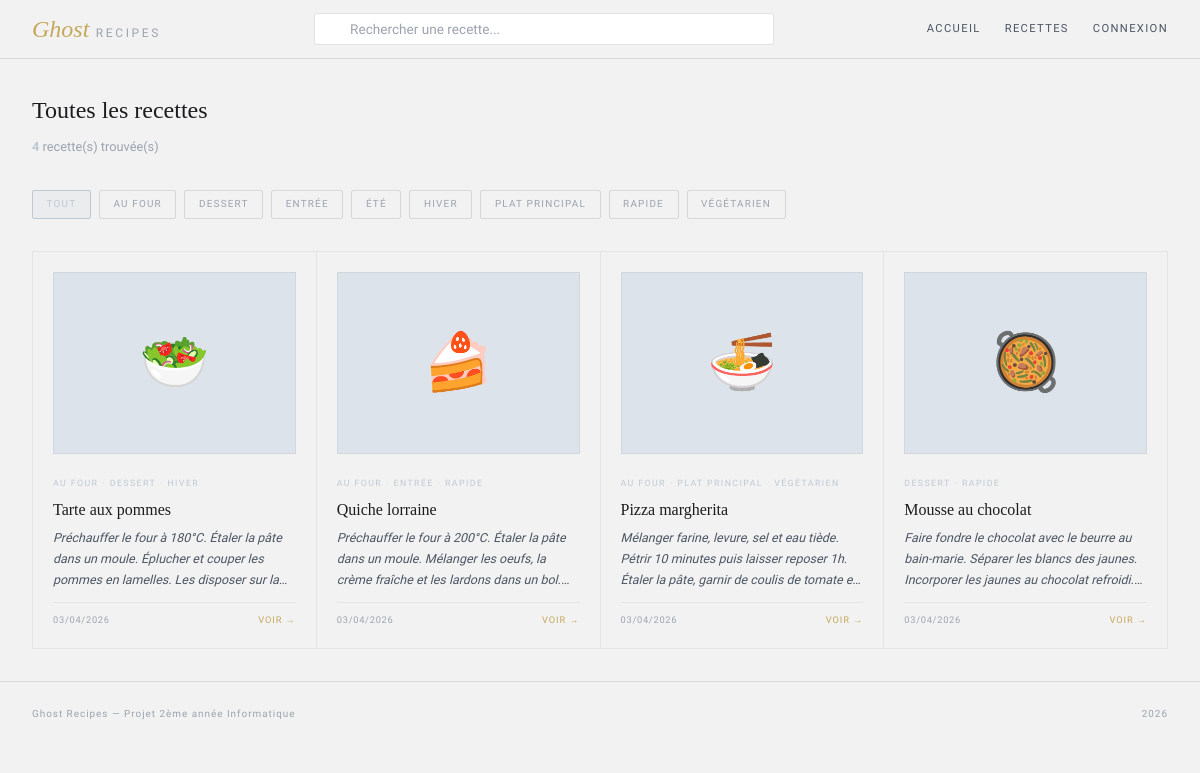
Page /recherche.php on the earlier database version.
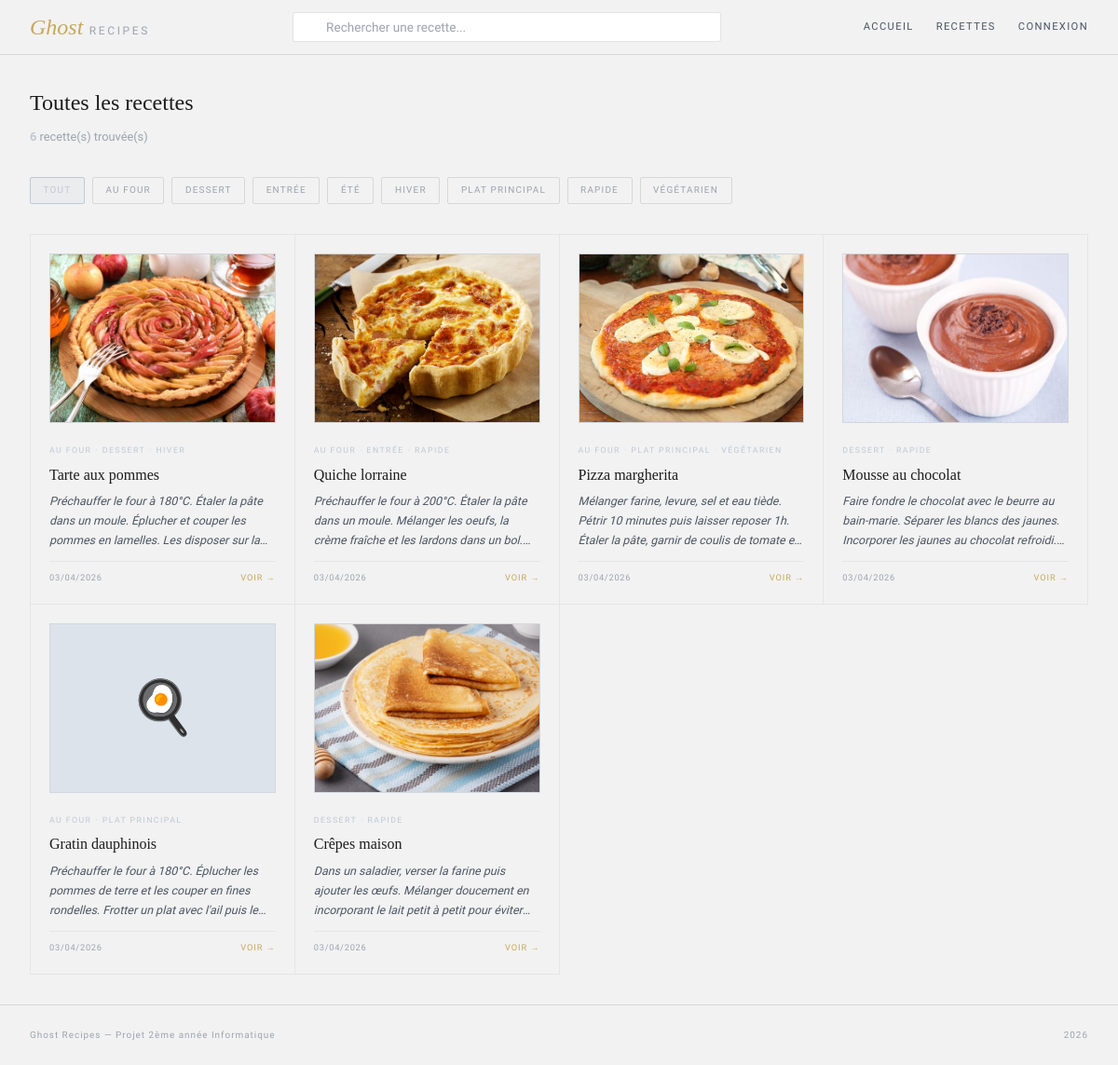
Same page on the later database version.
### tables this page shows
CREATE TABLE tag (
    id  INT AUTO_INCREMENT PRIMARY KEY,
    nom VARCHAR(50) NOT NULL UNIQUE
);

CREATE TABLE recette (
    id          INT AUTO_INCREMENT PRIMARY KEY,
    titre       VARCHAR(100) NOT NULL,
    description TEXT         NOT NULL,
    photo       VARCHAR(255),               
    created_at  DATETIME DEFAULT CURRENT_TIMESTAMP,
    updated_at  DATETIME DEFAULT CURRENT_TIMESTAMP ON UPDATE CURRENT_TIMESTAMP
);

### classes/Recette.php (called while the page is built, shortened)
<?php
class Recette extends Element {
    public static function getAll($pdo) {
        $stmt = $pdo->query("SELECT * FROM recette ORDER BY created_at DESC");
        return $stmt->fetchAll(PDO::FETCH_ASSOC);
    }
}
?>

### classes/Tag.php (called while the page is built, shortened)
<?php
class Tag extends Element {
    public static function getAll($pdo) {
        $stmt = $pdo->query("SELECT * FROM tag ORDER BY nom");
        return $stmt->fetchAll(PDO::FETCH_ASSOC);
    }
    public static function getByRecette($pdo, $recette_id) {
        $stmt = $pdo->prepare("
            SELECT t.id, t.nom
            FROM tag t
            JOIN recette_tag rt ON t.id = rt.tag_id
            WHERE rt.recette_id = :rid
            ORDER BY t.nom
        ");
        $stmt->execute([':rid' => $recette_id]);
        return $stmt->fetchAll(PDO::FETCH_ASSOC);
    }
}
?>

### recherche.php (the view, shortened to what this page needs)
<?php
require_once "config/db.php";
require_once "classes/Recette.php";
require_once "classes/Tag.php";
$q = trim($_GET['q'] ?? '');
$tag_id = isset($_GET['tag']) ? (int)$_GET['tag'] : 0;
if ($tag_id > 0) {
    $stmt = $pdo->prepare("
        SELECT r.* FROM recette r
        JOIN recette_tag rt ON r.id = rt.recette_id
        WHERE rt.tag_id = :tid
        ORDER BY r.created_at DESC
    ");
    $stmt->execute([':tid' => $tag_id]);
    $recettes = $stmt->fetchAll(PDO::FETCH_ASSOC);
} elseif ($q !== '') {
    $recettes = Recette::rechercher($pdo, $q);
} else {
    $recettes = Recette::getAll($pdo);
}
$tous_tags = Tag::getAll($pdo);
$emojis    = ['🍕', '🥗', '🍰', '🍜', '🥘', '🍳', '🫕', '🥧'];
?>
<?php require_once "includes/header.php"; ?>
<div class="recherche-wrap">
    <h1 class="recherche-titre">
        <?php if ($q !== ''): ?>
            Résultats pour "<?= htmlspecialchars($q) ?>"
        <?php elseif ($tag_id > 0): ?>
            Recettes par tag
        <?php else: ?>
            Toutes les recettes
        <?php endif; ?>
    </h1>
    <p class="recherche-info">
        <strong><?= count($recettes) ?></strong> recette(s) trouvée(s)
    </p>
    <div class="tags-filtre">
        <a href="recherche.php" class="tag-btn <?= ($tag_id === 0 && $q === '') ? 'active' : '' ?>">Tout</a>
        <?php foreach ($tous_tags as $t): ?>
            <a href="recherche.php?tag=<?= $t['id'] ?>"
               class="tag-btn <?= ($tag_id === $t['id']) ? 'active' : '' ?>">
                <?= htmlspecialchars($t['nom']) ?>
            </a>
        <?php endforeach; ?>
    </div>
    <div class="card-grid">
        <?php if (empty($recettes)): ?>
            <div class="empty-state">Aucune recette ne correspond à votre recherche.</div>
        <?php else: ?>
            <?php foreach ($recettes as $i => $r): ?>
                <?php $tags = Tag::getByRecette($pdo, $r['id']); ?>
                <a href="recette.php?id=<?= $r['id'] ?>" class="recipe-card">
                    <div class="card-thumb">
                        <?php if (!empty($r['photo']) && file_exists("public/uploads/" . $r['photo'])): ?>
                            <img src="public/uploads/<?= htmlspecialchars($r['photo']) ?>" alt="">
                        <?php else: ?>
                            <?= $emojis[$r['id'] % count($emojis)] ?>
                        <?php endif; ?>
                    </div>
                    <div class="card-tags">
                        <?php foreach ($tags as $t): ?>
                            <span class="card-tag"><?= htmlspecialchars($t['nom']) ?></span>
                        <?php endforeach; ?>
                    </div>
                    <h3 class="card-title"><?= htmlspecialchars($r['titre']) ?></h3>
                    <p class="card-desc"><?= htmlspecialchars($r['description']) ?></p>
                    <div class="card-footer">
                        <span class="card-date"><?= date('d/m/Y', strtotime($r['created_at'])) ?></span>
                        <span class="card-more">Voir →</span>
                    </div>
                </a>
            <?php endforeach; ?>
        <?php endif; ?>
    </div>
</div>
<?php require_once "includes/footer.php"; ?>

### includes/header.php (shortened to what this page needs)
<?php
$script = $_SERVER['SCRIPT_NAME']?? '';
if (strpos($script, '/admin/') !== false) {
    $base = rtrim(dirname(dirname($script)), '/') . '/';
} else {
    $base = rtrim(dirname($script), '/') . '/';
}
?>
<!DOCTYPE html>
<html lang="fr">
<head>
    <link rel="stylesheet" href="<?= $base ?>public/css/style.css">
</head>
<body>
<header class="masthead">
    <div class="masthead-top">
        <a href="<?= $base ?>index.php" class="logo-wrap">
            <span class="logo-ghost">Ghost</span>
            <span class="logo-recipes">Recipes</span>
        </a>
        <?php if (!isset($showSearchBar) || $showSearchBar): ?>
        <form class="search-wrap" method="GET" action="<?= $base ?>recherche.php">
            <input type="text" name="q" placeholder="Rechercher une recette..." value="<?= htmlspecialchars($_GET['q'] ?? '') ?>">
        </form>
        <?php endif; ?>
        <nav class="masthead-links">
            <a href="<?= $base ?>index.php">Accueil</a>
            <a href="<?= $base ?>recherche.php">Recettes</a>
            <?php if (isset($_SESSION['user_id'])): ?>
                <a href="<?= $base ?>admin/dashboard.php">Admin</a>
            <?php else: ?>
                <a href="<?= $base ?>login.php">Connexion</a>
            <?php endif; ?>
        </nav>
    </div>
</header>

### includes/footer.php
<footer>
    <span>Ghost Recipes — Projet 2ème année Informatique</span>
    <span><?= date('Y') ?></span>
</footer>
</body>
</html>

Differences in the rows shown:
changed recette "Tarte aux pommes": photo: picture added; id "🥗" → (not shown)
changed recette "Quiche lorraine": photo: picture added; id "🍰" → (not shown)
changed recette "Pizza margherita": photo: picture added; id "🍜" → (not shown)
changed recette "Mousse au chocolat": photo: picture added; id "🥘" → (not shown)
added recette: id "🍳", titre "Gratin dauphinois", description "Préchauffer le four à 180°C. Éplucher les pommes de terre et les couper en fines rondelles. Frotter un plat avec l'ail puis…", created_at "03/04/2026", tag (nom "AU FOUR"), tag (nom "PLAT PRINCIPAL")
added recette: photo (picture), titre "Crêpes maison", description "Dans un saladier, verser la farine puis ajouter les œufs. Mélanger doucement en incorporant le lait petit à petit pour…", created_at "03/04/2026", tag (nom "DESSERT"), tag (nom "RAPIDE")
Other differences:
count($recettes): "4" → "6"
